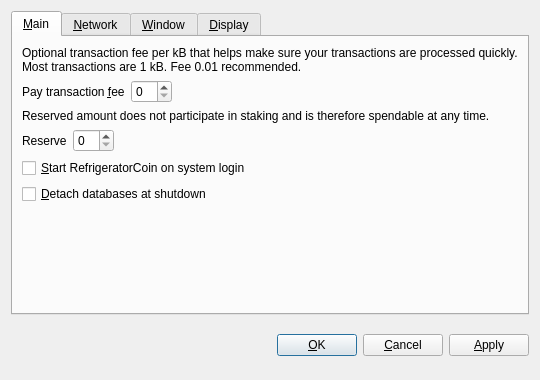
<?xml version="1.0" encoding="UTF-8"?>
<ui version="4.0">
 <class>OptionsDialog</class>
 <widget class="QDialog" name="OptionsDialog">
  <property name="geometry">
   <rect>
    <x>0</x>
    <y>0</y>
    <width>540</width>
    <height>380</height>
   </rect>
  </property>
  <property name="windowTitle">
   <string>Options</string>
  </property>
  <property name="modal">
   <bool>true</bool>
  </property>
  <layout class="QVBoxLayout" name="verticalLayout">
   <item>
    <widget class="QTabWidget" name="tabWidget">
     <property name="tabPosition">
      <enum>QTabWidget::North</enum>
     </property>
     <property name="currentIndex">
      <number>0</number>
     </property>
     <widget class="QWidget" name="tabMain">
      <attribute name="title">
       <string>&amp;Main</string>
      </attribute>
      <layout class="QVBoxLayout" name="verticalLayout_Main">
       <item>
        <widget class="QLabel" name="transactionFeeInfoLabel">
         <property name="text">
          <string>Optional transaction fee per kB that helps make sure your transactions are processed quickly. Most transactions are 1 kB. Fee 0.01 recommended.</string>
         </property>
         <property name="textFormat">
          <enum>Qt::PlainText</enum>
         </property>
         <property name="wordWrap">
          <bool>true</bool>
         </property>
        </widget>
       </item>
       <item>
        <layout class="QHBoxLayout" name="horizontalLayoutFee">
         <item>
          <widget class="QLabel" name="transactionFeeLabel">
           <property name="text">
            <string>Pay transaction &amp;fee</string>
           </property>
           <property name="textFormat">
            <enum>Qt::PlainText</enum>
           </property>
           <property name="buddy">
            <cstring>transactionFee</cstring>
           </property>
          </widget>
         </item>
         <item>
          <widget class="BitcoinAmountField" name="transactionFee"/>
         </item>
         <item>
          <spacer name="horizontalSpacerFee">
           <property name="orientation">
            <enum>Qt::Horizontal</enum>
           </property>
           <property name="sizeHint" stdset="0">
            <size>
             <width>40</width>
             <height>20</height>
            </size>
           </property>
          </spacer>
         </item>
        </layout>
       </item>
       <item>
        <widget class="QLabel" name="reserveBalanceInfoLabel">
         <property name="text">
          <string>Reserved amount does not participate in staking and is therefore spendable at any time.</string>
         </property>
         <property name="textFormat">
          <enum>Qt::PlainText</enum>
         </property>
         <property name="wordWrap">
          <bool>true</bool>
         </property>
        </widget>
       </item>
       <item>
        <layout class="QHBoxLayout" name="horizontalLayoutReserveBalance">
         <item>
          <widget class="QLabel" name="reserveBalanceLabel">
           <property name="text">
            <string>Reserve</string>
           </property>
           <property name="textFormat">
            <enum>Qt::PlainText</enum>
           </property>
           <property name="buddy">
            <cstring>reserveBalance</cstring>
           </property>
          </widget>
         </item>
         <item>
          <widget class="BitcoinAmountField" name="reserveBalance"/>
         </item>
         <item>
          <spacer name="horizontalSpacerReserveBalance">
           <property name="orientation">
            <enum>Qt::Horizontal</enum>
           </property>
           <property name="sizeHint" stdset="0">
            <size>
             <width>40</width>
             <height>20</height>
            </size>
           </property>
          </spacer>
         </item>
        </layout>
       </item>
       <item>
        <widget class="QCheckBox" name="bitcoinAtStartup">
         <property name="toolTip">
          <string>Automatically start RefrigeratorCoin after logging in to the system.</string>
         </property>
         <property name="text">
          <string>&amp;Start RefrigeratorCoin on system login</string>
         </property>
        </widget>
       </item>
       <item>
        <widget class="QCheckBox" name="detachDatabases">
         <property name="toolTip">
          <string>Detach block and address databases at shutdown. This means they can be moved to another data directory, but it slows down shutdown. The wallet is always detached.</string>
         </property>
         <property name="text">
          <string>&amp;Detach databases at shutdown</string>
         </property>
        </widget>
       </item>
       <item>
        <spacer name="verticalSpacer_Main">
         <property name="orientation">
          <enum>Qt::Vertical</enum>
         </property>
         <property name="sizeHint" stdset="0">
          <size>
           <width>20</width>
           <height>40</height>
          </size>
         </property>
        </spacer>
       </item>
      </layout>
     </widget>
     <widget class="QWidget" name="tabNetwork">
      <attribute name="title">
       <string>&amp;Network</string>
      </attribute>
      <layout class="QVBoxLayout" name="verticalLayout_Network">
       <item>
        <widget class="QCheckBox" name="mapPortUpnp">
         <property name="toolTip">
          <string>Automatically open the RefrigeratorCoin client port on the router. This only works when your router supports UPnP and it is enabled.</string>
         </property>
         <property name="text">
          <string>Map port using &amp;UPnP</string>
         </property>
        </widget>
       </item>
       <item>
        <widget class="QCheckBox" name="connectSocks">
         <property name="toolTip">
          <string>Connect to the RefrigeratorCoin network through a SOCKS proxy (e.g. when connecting through Tor).</string>
         </property>
         <property name="text">
          <string>&amp;Connect through SOCKS proxy:</string>
         </property>
        </widget>
       </item>
       <item>
        <layout class="QHBoxLayout" name="horizontalLayout_Network">
         <item>
          <widget class="QLabel" name="proxyIpLabel">
           <property name="text">
            <string>Proxy &amp;IP:</string>
           </property>
           <property name="textFormat">
            <enum>Qt::PlainText</enum>
           </property>
           <property name="buddy">
            <cstring>proxyIp</cstring>
           </property>
          </widget>
         </item>
         <item>
          <widget class="QValidatedLineEdit" name="proxyIp">
           <property name="maximumSize">
            <size>
             <width>140</width>
             <height>16777215</height>
            </size>
           </property>
           <property name="toolTip">
            <string>IP address of the proxy (e.g. 127.0.0.1)</string>
           </property>
          </widget>
         </item>
         <item>
          <widget class="QLabel" name="proxyPortLabel">
           <property name="text">
            <string>&amp;Port:</string>
           </property>
           <property name="textFormat">
            <enum>Qt::PlainText</enum>
           </property>
           <property name="buddy">
            <cstring>proxyPort</cstring>
           </property>
          </widget>
         </item>
         <item>
          <widget class="QLineEdit" name="proxyPort">
           <property name="maximumSize">
            <size>
             <width>55</width>
             <height>16777215</height>
            </size>
           </property>
           <property name="toolTip">
            <string>Port of the proxy (e.g. 9050)</string>
           </property>
          </widget>
         </item>
         <item>
          <widget class="QLabel" name="socksVersionLabel">
           <property name="text">
            <string>SOCKS &amp;Version:</string>
           </property>
           <property name="textFormat">
            <enum>Qt::PlainText</enum>
           </property>
           <property name="buddy">
            <cstring>socksVersion</cstring>
           </property>
          </widget>
         </item>
         <item>
          <widget class="QValueComboBox" name="socksVersion">
           <property name="toolTip">
            <string>SOCKS version of the proxy (e.g. 5)</string>
           </property>
          </widget>
         </item>
         <item>
          <spacer name="horizontalSpacer_Network">
           <property name="orientation">
            <enum>Qt::Horizontal</enum>
           </property>
           <property name="sizeHint" stdset="0">
            <size>
             <width>40</width>
             <height>20</height>
            </size>
           </property>
          </spacer>
         </item>
        </layout>
       </item>
       <item>
        <spacer name="verticalSpacer_Network">
         <property name="orientation">
          <enum>Qt::Vertical</enum>
         </property>
         <property name="sizeHint" stdset="0">
          <size>
           <width>20</width>
           <height>40</height>
          </size>
         </property>
        </spacer>
       </item>
      </layout>
     </widget>
     <widget class="QWidget" name="tabWindow">
      <attribute name="title">
       <string>&amp;Window</string>
      </attribute>
      <layout class="QVBoxLayout" name="verticalLayout_Window">
       <item>
        <widget class="QCheckBox" name="minimizeToTray">
         <property name="toolTip">
          <string>Show only a tray icon after minimizing the window.</string>
         </property>
         <property name="text">
          <string>&amp;Minimize to the tray instead of the taskbar</string>
         </property>
        </widget>
       </item>
       <item>
        <widget class="QCheckBox" name="minimizeOnClose">
         <property name="toolTip">
          <string>Minimize instead of exit the application when the window is closed. When this option is enabled, the application will be closed only after selecting Quit in the menu.</string>
         </property>
         <property name="text">
          <string>M&amp;inimize on close</string>
         </property>
        </widget>
       </item>
       <item>
        <spacer name="verticalSpacer_Window">
         <property name="orientation">
          <enum>Qt::Vertical</enum>
         </property>
         <property name="sizeHint" stdset="0">
          <size>
           <width>20</width>
           <height>40</height>
          </size>
         </property>
        </spacer>
       </item>
      </layout>
     </widget>
     <widget class="QWidget" name="tabDisplay">
      <attribute name="title">
       <string>&amp;Display</string>
      </attribute>
      <layout class="QVBoxLayout" name="verticalLayout_Display">
       <item>
        <layout class="QHBoxLayout" name="horizontalLayout_1_Display">
         <item>
          <widget class="QLabel" name="langLabel">
           <property name="text">
            <string>User Interface &amp;language:</string>
           </property>
           <property name="textFormat">
            <enum>Qt::PlainText</enum>
           </property>
           <property name="buddy">
            <cstring>lang</cstring>
           </property>
          </widget>
         </item>
         <item>
          <widget class="QValueComboBox" name="lang">
           <property name="toolTip">
            <string>The user interface language can be set here. This setting will take effect after restarting RefrigeratorCoin.</string>
           </property>
          </widget>
         </item>
        </layout>
       </item>
       <item>
        <layout class="QHBoxLayout" name="horizontalLayout_2_Display">
         <item>
          <widget class="QLabel" name="unitLabel">
           <property name="text">
            <string>&amp;Unit to show amounts in:</string>
           </property>
           <property name="textFormat">
            <enum>Qt::PlainText</enum>
           </property>
           <property name="buddy">
            <cstring>unit</cstring>
           </property>
          </widget>
         </item>
         <item>
          <widget class="QValueComboBox" name="unit">
           <property name="toolTip">
            <string>Choose the default subdivision unit to show in the interface and when sending coins.</string>
           </property>
          </widget>
         </item>
        </layout>
       </item>
       <item>
        <widget class="QCheckBox" name="displayAddresses">
         <property name="toolTip">
          <string>Whether to show RefrigeratorCoin addresses in the transaction list or not.</string>
         </property>
         <property name="text">
          <string>&amp;Display addresses in transaction list</string>
         </property>
        </widget>
       </item>
       <item>
        <widget class="QCheckBox" name="coinControlFeatures">
         <property name="toolTip">
          <string>Whether to show coin control features or not.</string>
         </property>
         <property name="text">
          <string>Display coin &amp;control features (experts only!)</string>
         </property>
        </widget>
       </item>
       <item>
        <spacer name="verticalSpacer_Display">
         <property name="orientation">
          <enum>Qt::Vertical</enum>
         </property>
         <property name="sizeHint" stdset="0">
          <size>
           <width>20</width>
           <height>40</height>
          </size>
         </property>
        </spacer>
       </item>
      </layout>
     </widget>
    </widget>
   </item>
   <item>
    <layout class="QHBoxLayout" name="horizontalLayout_Buttons">
     <item>
      <spacer name="horizontalSpacer_1">
       <property name="orientation">
        <enum>Qt::Horizontal</enum>
       </property>
       <property name="sizeHint" stdset="0">
        <size>
         <width>40</width>
         <height>48</height>
        </size>
       </property>
      </spacer>
     </item>
     <item>
      <widget class="QLabel" name="statusLabel">
       <property name="font">
        <font>
         <weight>75</weight>
         <bold>true</bold>
        </font>
       </property>
       <property name="text">
        <string/>
       </property>
       <property name="textFormat">
        <enum>Qt::PlainText</enum>
       </property>
       <property name="wordWrap">
        <bool>true</bool>
       </property>
      </widget>
     </item>
     <item>
      <spacer name="horizontalSpacer_2">
       <property name="orientation">
        <enum>Qt::Horizontal</enum>
       </property>
       <property name="sizeHint" stdset="0">
        <size>
         <width>40</width>
         <height>48</height>
        </size>
       </property>
      </spacer>
     </item>
     <item>
      <widget class="QPushButton" name="okButton">
       <property name="text">
        <string>&amp;OK</string>
       </property>
      </widget>
     </item>
     <item>
      <widget class="QPushButton" name="cancelButton">
       <property name="text">
        <string>&amp;Cancel</string>
       </property>
       <property name="autoDefault">
        <bool>false</bool>
       </property>
      </widget>
     </item>
     <item>
      <widget class="QPushButton" name="applyButton">
       <property name="text">
        <string>&amp;Apply</string>
       </property>
       <property name="autoDefault">
        <bool>false</bool>
       </property>
      </widget>
     </item>
    </layout>
   </item>
  </layout>
 </widget>
 <customwidgets>
  <customwidget>
   <class>BitcoinAmountField</class>
   <extends>QSpinBox</extends>
   <header>bitcoinamountfield.h</header>
  </customwidget>
  <customwidget>
   <class>QValueComboBox</class>
   <extends>QComboBox</extends>
   <header>qvaluecombobox.h</header>
  </customwidget>
  <customwidget>
   <class>QValidatedLineEdit</class>
   <extends>QLineEdit</extends>
   <header>qvalidatedlineedit.h</header>
  </customwidget>
 </customwidgets>
 <resources/>
 <connections/>
</ui>
